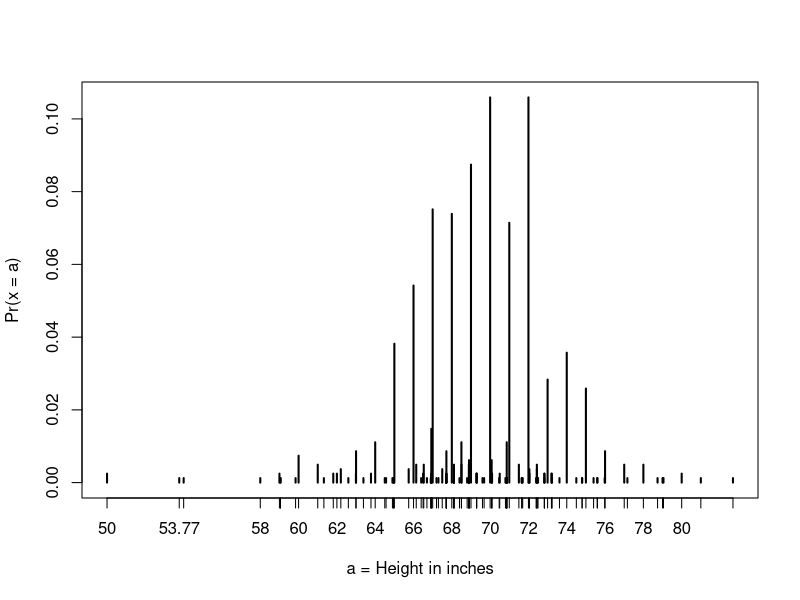
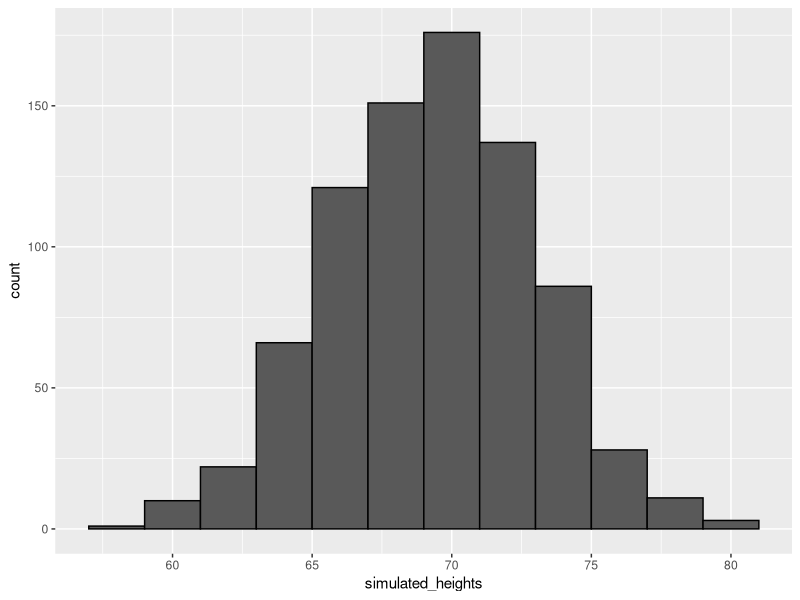
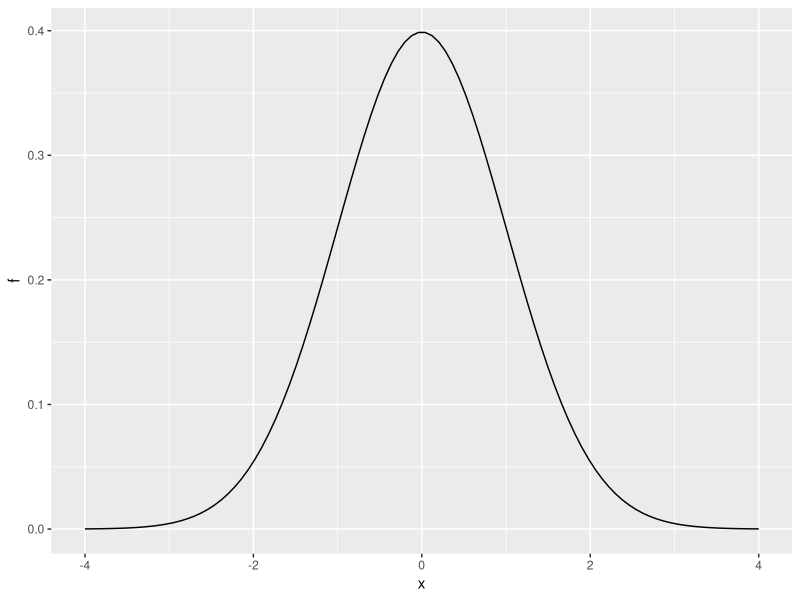
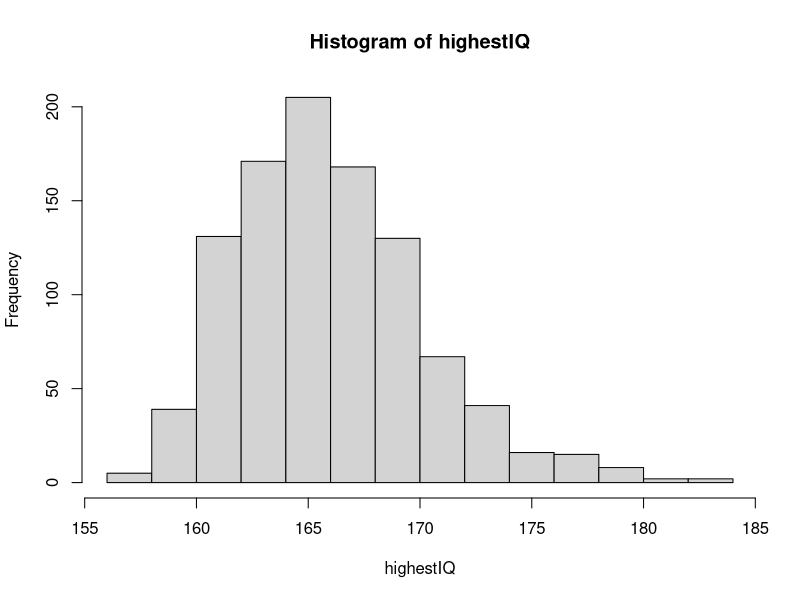

Here is the R script that generated these plots, in order:
# Continuous Probability

library(tidyverse)
library(dslabs)
data(heights)
x <- heights %>% filter(sex=="Male") %>% pull(height)

F <- function(a) mean(x <= a)

1 - F(70)    # probability of male taller than 70 inches

## Code: Using pnorm to calculate probabilities
 # Given male heights x:
  
  library(tidyverse)
library(dslabs)
data(heights)
x <- heights %>% filter(sex=="Male") %>% pull(height)

# We can estimate the probability that a male is taller than 70.5 inches using:
  
  1 - pnorm(70.5, mean(x), sd(x))

# Code: Discretization and the normal approximation
# plot distribution of exact heights in data
plot(prop.table(table(x)), xlab = "a = Height in inches", ylab = "Pr(x = a)")

# probabilities in actual data over length 1 ranges containing an integer
mean(x <= 68.5) - mean(x <= 67.5)
mean(x <= 69.5) - mean(x <= 68.5)
mean(x <= 70.5) - mean(x <= 69.5)

# probabilities in normal approximation match well
pnorm(68.5, mean(x), sd(x)) - pnorm(67.5, mean(x), sd(x))
pnorm(69.5, mean(x), sd(x)) - pnorm(68.5, mean(x), sd(x))
pnorm(70.5, mean(x), sd(x)) - pnorm(69.5, mean(x), sd(x))

# probabilities in actual data over other ranges don't match normal approx as well
mean(x <= 70.9) - mean(x <= 70.1)
pnorm(70.9, mean(x), sd(x)) - pnorm(70.1, mean(x), sd(x))

## Code: Generating normally distributed random numbers for Monte Carlo simulations
# define x as male heights from dslabs data
library(tidyverse)
library(dslabs)
data(heights)
x <- heights %>% filter(sex=="Male") %>% pull(height)

# generate simulated height data using normal distribution - both datasets should 
# have n observations
n <- length(x)
avg <- mean(x)
s <- sd(x)
simulated_heights <- rnorm(n, avg, s)

# plot distribution of simulated_heights
data.frame(simulated_heights = simulated_heights) %>%
  ggplot(aes(simulated_heights)) +
  geom_histogram(color="black", binwidth = 2)

## Code: Monte Carlo simulation of probability of tallest person being over 7 feet
B <- 10000
tallest <- replicate(B, {
  simulated_data <- rnorm(800, avg, s)    # generate 800 normally distributed random heights
  max(simulated_data)    # determine the tallest height 
})
mean(tallest >= 7*12)    # proportion of times that tallest person exceeded 7 feet (84 inches)

## Code: Plotting the normal distribution with dnorm

# Use d to plot the density function of a continuous distribution. Here is the 
# density function for the normal distribution (abbreviation norm):
  
  x <- seq(-4, 4, length.out = 100)
data.frame(x, f = dnorm(x)) %>%
  ggplot(aes(x,f)) +
  geom_line()


# DataCamp Assessment -----------------------------------------------------

# 1 # Assign a variable 'female_avg' as the average female height.
female_avg <- 64

# Assign a variable 'female_sd' as the standard deviation for female heights.
female_sd <- 3

# Using variables 'female_avg' and 'female_sd', calculate the probability that a
# randomly selected female is shorter than 5 feet. Print this value to the console.
 
under_5 <- pnorm(60, mean = 64, sd = 3)
under_5

#2 # Assign a variable 'female_avg' as the average female height.
female_avg <- 64

# Assign a variable 'female_sd' as the standard deviation for female heights.
female_sd <- 3

# Using variables 'female_avg' and 'female_sd', calculate the probability that a 
# randomly selected female is 6 feet or taller. Print this value to the console.

over_6 <- 1 - pnorm(72, mean = female_avg, sd = female_sd) 
over_6

# 3 # Assign a variable 'female_avg' as the average female height.
female_avg <- 64

# Assign a variable 'female_sd' as the standard deviation for female heights.
female_sd <- 3

# Using variables 'female_avg' and 'female_sd', calculate the probability that a 
# randomly selected female is between the desired height range. Print this value 
# to the console.

h67 <- pnorm(67, female_avg, female_sd)
h61 <- pnorm(61, female_avg, female_sd)

h67 - h61

# 4 # Assign a variable 'female_avg' as the average female height. Convert this 
# value to centimeters.
female_avg <- 64*2.54

# Assign a variable 'female_sd' as the standard deviation for female heights. 
# Convert this value to centimeters.
female_sd <- 3*2.54

# Using variables 'female_avg' and 'female_sd', calculate the probability that a
# randomly selected female is between the desired height range. Print this value
# to the console.

c67 <- 67 * 2.54
c61 <- 61 * 2.54

h67 <- pnorm(c67, female_avg, female_sd)
h61 <- pnorm(c61, female_avg, female_sd)

h67 - h61

#  5 Assign a variable 'female_avg' as the average female height.
female_avg <- 64

# Assign a variable 'female_sd' as the standard deviation for female heights.
female_sd <- 3

# To a variable named 'taller', assign the value of a height that is one SD 
# taller than average.

taller <- pnorm(female_avg + female_sd, female_avg, female_sd)
shorter <- pnorm(female_avg - female_sd, female_avg, female_sd)

taller - shorter

# 6 # Assign a variable 'male_avg' as the average male height.
male_avg <- 69

# Assign a variable 'male_sd' as the standard deviation for male heights.
male_sd <- 3

# Determine the height of a man in the 99th percentile of the distribution.

tall_guy <- qnorm(p = 0.99, mean = 69, sd = 3)

#  7  #The variable `B` specifies the number of times we want the simulation to run.
B <- 1000

# Use the `set.seed` function to make sure your answer matches the expected 
# result after random number generation.
set.seed(1)

# Create an object called `highestIQ` that contains the highest IQ score from 
# each random distribution of 10,000 people.

avg <- 100
s <- 15
highestIQ <-  replicate(B, {
  simulated_data <- rnorm(10^5, avg, s)    
  max(simulated_data)    
})

# Make a histogram of the highest IQ scores.
hist(highestIQ)
